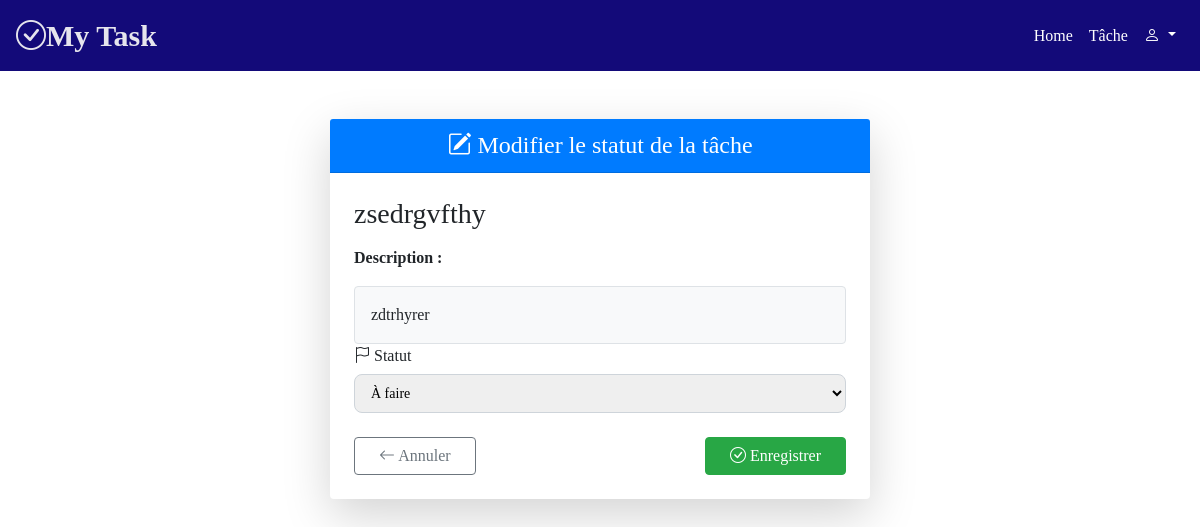
Page /task/4/status/ (signed in) on the earlier database version.
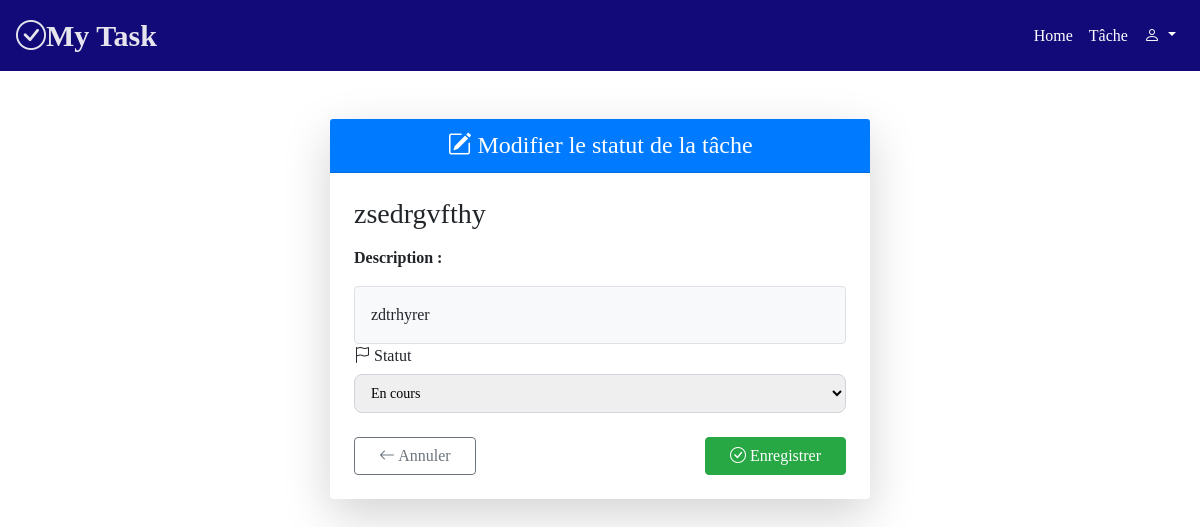
Same page on the later database version.
### gestion_app/models.py (models this page shows, shortened)
class Task(models.Model):
    STATUS_CHOICES = [
        ('todo', 'À faire'),
        ('in_progress', 'En cours'),
        ('done', 'Terminé'),
    ]
    title = models.CharField(max_length=200)
    description = models.TextField()
    status = models.CharField(max_length=20, choices=STATUS_CHOICES, default='todo')
    created_at = models.DateTimeField(auto_now_add=True)
    created_by = models.ForeignKey(User, on_delete=models.CASCADE, related_name='created_tasks')
    assigned_to = models.ForeignKey(User, on_delete=models.CASCADE, related_name='assigned_tasks')

### gestion_app/views.py (the view)
# urls.py: path('task/<int:pk>/status/', views.TaskStatusUpdateView.as_view(), name='update_status'),
class TaskStatusUpdateView(LoginRequiredMixin, UpdateView):
    model = Task
    template_name = 'task/task_status_form.html'
    fields = ['status']
    success_url = reverse_lazy('list_task')
    login_url = 'login'
    def get_queryset(self):
        return Task.objects.filter(assigned_to=self.request.user)

### gestion_app/templates/task/task_status_form.html (shortened to what this page needs)
{% extends 'base.html' %}
{% block content %}
<div class="container py-5">
    <div class="row justify-content-center">
        <div class="col-md-8 col-lg-6">
            <div class="card shadow-lg border-0 rounded-4">
                <div class="card-header bg-primary text-white text-center rounded-top-4">
                    <h4 class="mb-0">
                        <i class="bi bi-pencil-square me-2"></i>
                        Modifier le statut de la tâche
                    </h4>
                </div>
                <div class="card-body p-4">
                    <h3 class="mb-3">{{ object.title }}</h3>
                    <p><strong>Description :</strong></p>
                    <div class="border p-3 rounded bg-light">
                        {{ object.description }}
                    </div>
                    <form method="post" enctype="multipart/form-data">
                        <div class="mb-4">
                            <label for="id_status" class="form-label fw-semibold">
                                <i class="bi bi-flag me-1"></i> Statut
                            </label>
                            {{ form.status }}
                        </div>
                        <div class="d-flex justify-content-between">
                            <a href="{% url 'list_task' %}" class="btn btn-outline-secondary px-4">
                                <i class="bi bi-arrow-left"></i> Annuler
                            </a>
                            <button type="submit" class="btn btn-success px-4">
                                <i class="bi bi-check-circle"></i> Enregistrer
                            </button>
                        </div>
                    </form>
                </div>
            </div>
        </div>
    </div>
</div>
{% endblock %}

Differences in the rows shown:
changed Task "zsedrgvfthy": status "À faire" → "En cours"
